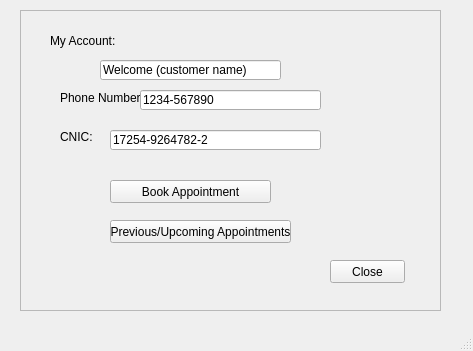
<?xml version="1.0" encoding="UTF-8"?>
<ui version="4.0">
 <class>MainWindow</class>
 <widget class="QMainWindow" name="MainWindow">
  <property name="geometry">
   <rect>
    <x>0</x>
    <y>0</y>
    <width>473</width>
    <height>351</height>
   </rect>
  </property>
  <property name="windowTitle">
   <string>MainWindow</string>
  </property>
  <widget class="QWidget" name="centralwidget">
   <widget class="QFrame" name="frame">
    <property name="geometry">
     <rect>
      <x>20</x>
      <y>10</y>
      <width>421</width>
      <height>301</height>
     </rect>
    </property>
    <property name="frameShape">
     <enum>QFrame::StyledPanel</enum>
    </property>
    <property name="frameShadow">
     <enum>QFrame::Raised</enum>
    </property>
    <widget class="QLabel" name="label">
     <property name="geometry">
      <rect>
       <x>30</x>
       <y>20</y>
       <width>71</width>
       <height>21</height>
      </rect>
     </property>
     <property name="text">
      <string>My Account:</string>
     </property>
    </widget>
    <widget class="QPushButton" name="BookAppointment">
     <property name="geometry">
      <rect>
       <x>90</x>
       <y>170</y>
       <width>161</width>
       <height>23</height>
      </rect>
     </property>
     <property name="text">
      <string>Book Appointment</string>
     </property>
    </widget>
    <widget class="QPushButton" name="ViewAppointments">
     <property name="geometry">
      <rect>
       <x>90</x>
       <y>210</y>
       <width>181</width>
       <height>23</height>
      </rect>
     </property>
     <property name="text">
      <string>Previous/Upcoming Appointments</string>
     </property>
    </widget>
    <widget class="QPushButton" name="pushButton_3">
     <property name="geometry">
      <rect>
       <x>310</x>
       <y>250</y>
       <width>75</width>
       <height>23</height>
      </rect>
     </property>
     <property name="text">
      <string>Close</string>
     </property>
    </widget>
    <widget class="QLineEdit" name="Name">
     <property name="geometry">
      <rect>
       <x>80</x>
       <y>50</y>
       <width>181</width>
       <height>20</height>
      </rect>
     </property>
     <property name="text">
      <string>Welcome (customer name)</string>
     </property>
    </widget>
    <widget class="QLabel" name="label_2">
     <property name="geometry">
      <rect>
       <x>40</x>
       <y>80</y>
       <width>101</width>
       <height>16</height>
      </rect>
     </property>
     <property name="text">
      <string>Phone Number:</string>
     </property>
    </widget>
    <widget class="QLabel" name="label_3">
     <property name="geometry">
      <rect>
       <x>40</x>
       <y>120</y>
       <width>47</width>
       <height>13</height>
      </rect>
     </property>
     <property name="text">
      <string>CNIC: </string>
     </property>
    </widget>
    <widget class="QLineEdit" name="Phone">
     <property name="geometry">
      <rect>
       <x>120</x>
       <y>80</y>
       <width>181</width>
       <height>20</height>
      </rect>
     </property>
     <property name="text">
      <string>1234-567890</string>
     </property>
    </widget>
    <widget class="QLineEdit" name="CNIC">
     <property name="geometry">
      <rect>
       <x>90</x>
       <y>120</y>
       <width>211</width>
       <height>20</height>
      </rect>
     </property>
     <property name="text">
      <string>17254-9264782-2</string>
     </property>
    </widget>
   </widget>
  </widget>
  <widget class="QMenuBar" name="menubar">
   <property name="geometry">
    <rect>
     <x>0</x>
     <y>0</y>
     <width>473</width>
     <height>26</height>
    </rect>
   </property>
  </widget>
  <widget class="QStatusBar" name="statusbar"/>
 </widget>
 <resources/>
 <connections/>
</ui>
